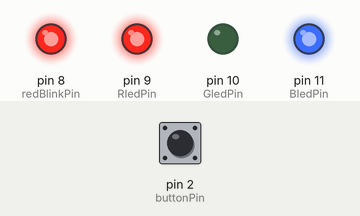
Bench run of a sketch on a simulated Arduino Uno, built with avr-gcc and run on an emulated ATmega328P. On the bench: output pins drawn as LEDs (lit = HIGH). Dashed ring = blinking. The test bench sets the inputs (shaded band); at power-on: pin 2 (buttonPin) LOW. Random numbers use the default seed unless the sketch sets one.

Above: at 1.2 s.
1.3 s: pin 2 (buttonPin) pulled HIGH for 0.15 s
At 1.8 s:
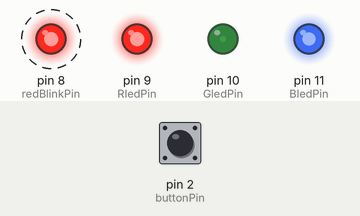
4.3 s: pin 2 (buttonPin) pulled HIGH for 1 s
8.3 s: pin 2 (buttonPin) pulled HIGH for 0.15 s
At 8.84 s:
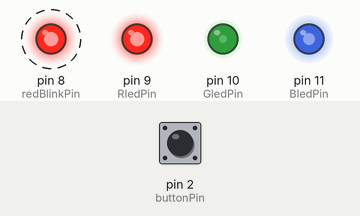
11.3 s: pin 2 (buttonPin) pulsed HIGH 5 times (0.12 s each, 0.3 s apart)
At 12.03 s:
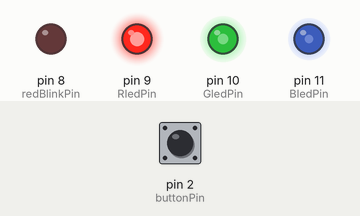
14.3 s: pin 2 (buttonPin) pulsed HIGH 2 times (0.12 s each, 0.3 s apart)
At 14.67 s:
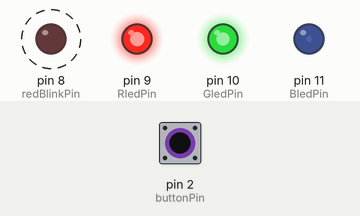
Timing chart, 0 to 15.6 s (numbered marks = the images above; inputs shaded):
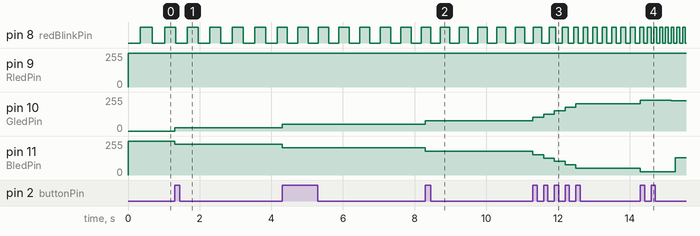

The sketch:

HW_2.ino
```cpp
const int buttonPin = 2;

const int RledPin = 9;
const int GledPin = 10;
const int BledPin = 11;
const int redBlinkPin = 8;

int mood = 0;
const int neutralMood = 10;
int buttonState = 0;
int fadingDirection = 1;
bool buttonPressed = false;

unsigned long previousMillis = 0;
unsigned long touchedTimer = 0;
unsigned long reducedTimer = 0;

unsigned long redBlinkPreviousMillis = 0;
bool redLedState = LOW;

const long unTouchInterval = 5000;
const long reducedInterval = 1000;


void setup() {
  pinMode(buttonPin, INPUT);
  pinMode(RledPin, OUTPUT);
  pinMode(GledPin, OUTPUT);
  pinMode(BledPin, OUTPUT);
  pinMode(redBlinkPin, OUTPUT);

  mood = neutralMood;
}

void loop() {
  showLEDState(mood);

  updateRedBlink(mood);

  buttonState = digitalRead(buttonPin);

  if(buttonState == HIGH && !buttonPressed){
    mood++;
    if(mood > 20)  mood=20;

    touchedTimer = millis();
    buttonPressed = true;
  }
  if(buttonState == LOW && buttonPressed){
    buttonPressed = false;
  }

  unsigned long currentTimer = millis();
  if(currentTimer - touchedTimer > unTouchInterval){
    if(currentTimer - reducedTimer > reducedInterval){
      mood--;
      if(mood < 0) mood = 0;
      reducedTimer = currentTimer;
    }
  }
}


void showLEDState(int mood){

  float brightnessInterval = 255 / 10.0;

  if(mood == 20) {
    analogWrite(RledPin, random(0, 256));
    analogWrite(GledPin, random(0, 256));
    analogWrite(BledPin, random(0, 256));
  }
  else if(mood >= neutralMood){
    analogWrite(RledPin, 255);
    analogWrite(GledPin, brightnessInterval * (mood - neutralMood));
    analogWrite(BledPin, 255 - brightnessInterval * (mood - neutralMood));
  }
  else{
    analogWrite(RledPin, 255 - brightnessInterval * (neutralMood - mood));
    analogWrite(GledPin, brightnessInterval * (neutralMood - mood));
    analogWrite(BledPin, 255);
  }

  unsigned long currentMillis = millis();
  if (currentMillis - previousMillis > 1000){
    mood = mood + fadingDirection;
    if(mood >= 20 || mood <= 0)
      fadingDirection = -fadingDirection;
    previousMillis = currentMillis;
  }
}

void updateRedBlink(int mood) {

  long blinkInterval = map(mood, 0, 20, 600, 80);

  unsigned long currentMillis = millis();

  if (currentMillis - redBlinkPreviousMillis >= blinkInterval) {
    redBlinkPreviousMillis = currentMillis;

    if (redLedState == LOW) {
      redLedState = HIGH;
    } else {
      redLedState = LOW;
    }
    digitalWrite(redBlinkPin, redLedState);
  }
}
```

Measured:
- after the input at 1.3 s, pin 10 (GledPin): 0/255 → 25/255 at once; pin 11 (BledPin): 255/255 → 229/255 at once
- after the input at 14.3 s, pin 10 (GledPin): 204/255 → 229/255 at once, → 228/255 0.86 s later; pin 11 (BledPin): 51/255 → 25/255 at once, → 128/255 0.97 s later
- by itself, pin 8 (redBlinkPin): alternates HIGH for 0.29 s and LOW for 0.29 s
